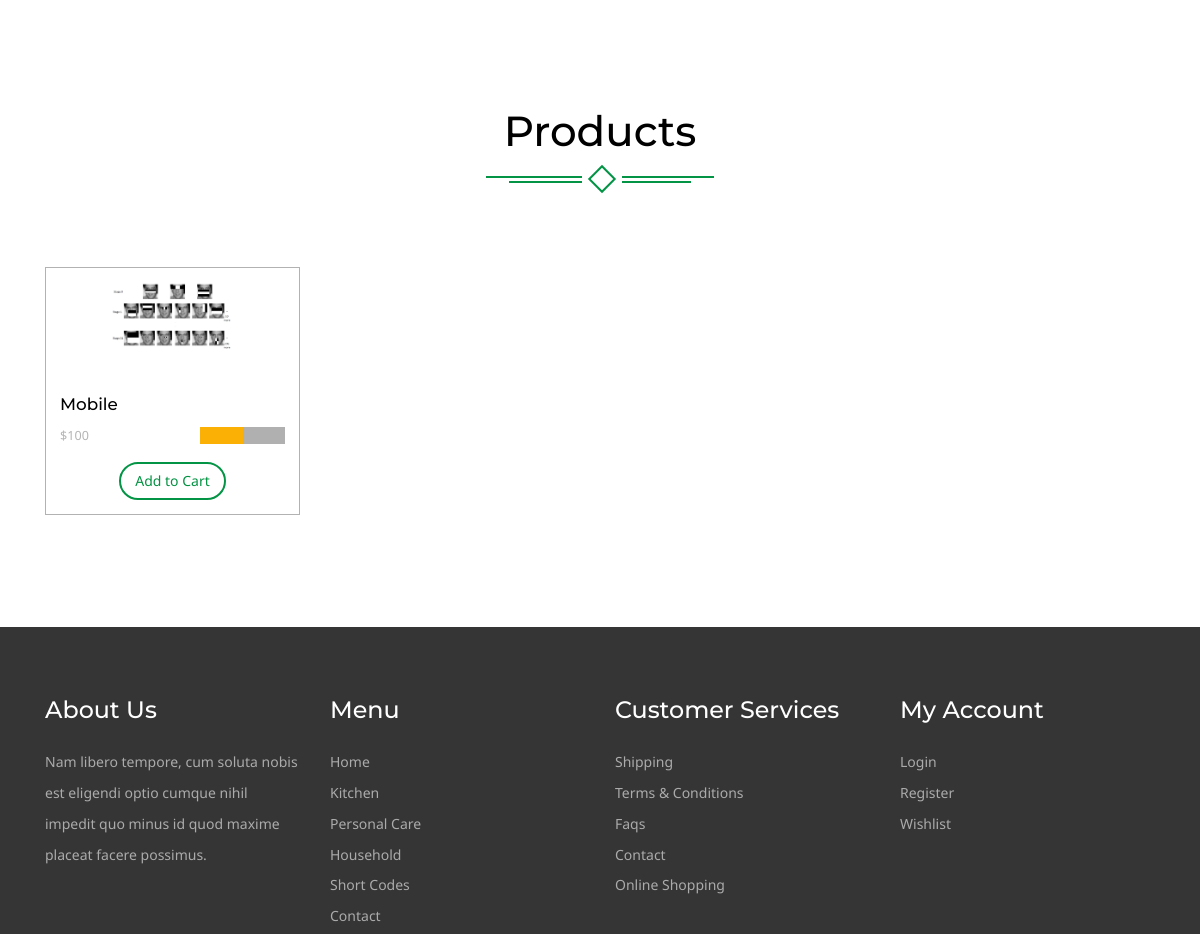
Before: /subcat/Phone (middle part) with the older database file.
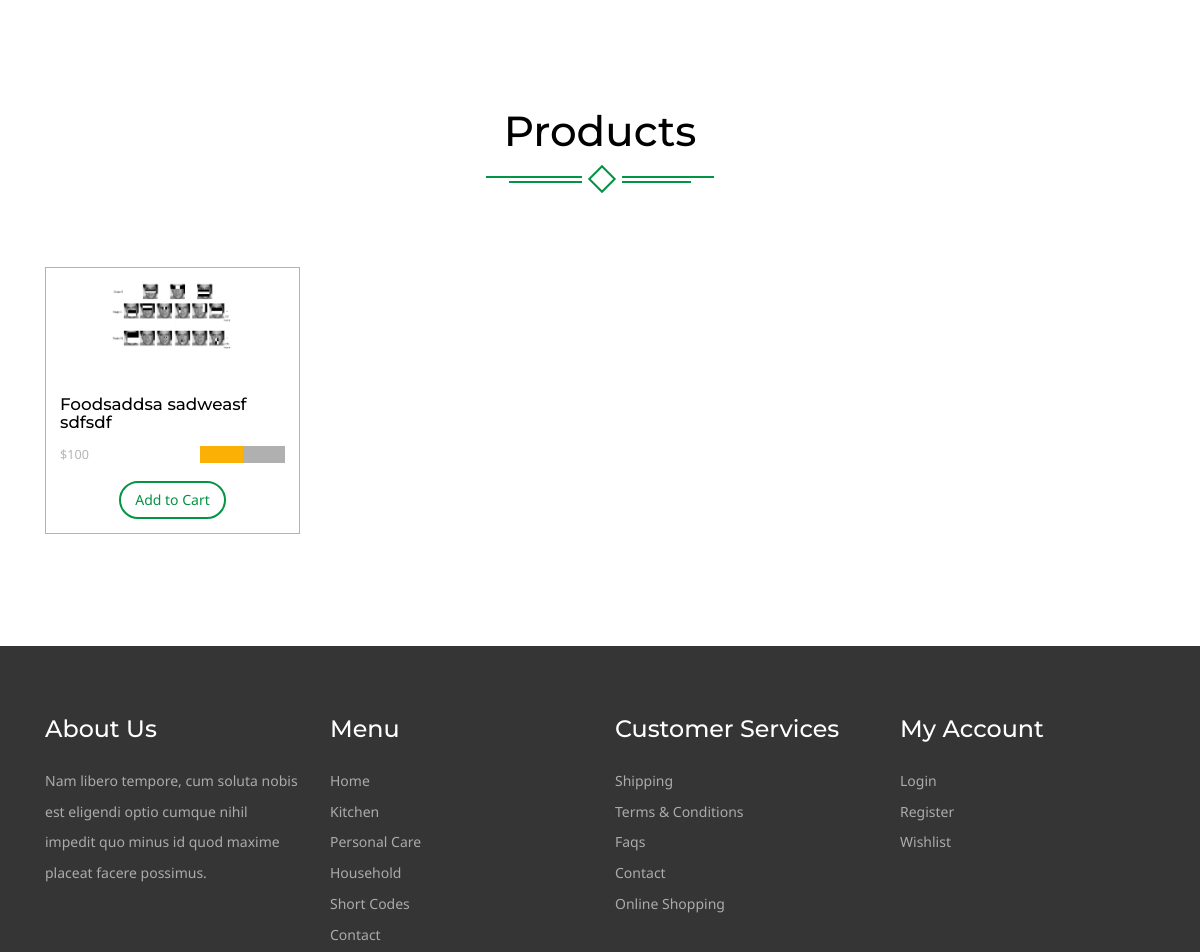
After: the same page with the newer database file.
### home/models.py (models this page shows, shortened)
class Product(models.Model):
	name = models.CharField(max_length = 500)
	image = models.ImageField(upload_to = 'media')
	price = models.IntegerField()
	discounted_price = models.IntegerField(default = 0)
	category = models.ForeignKey(Category,on_delete = models.CASCADE)
	subcategory = models.ForeignKey(SubCategory,on_delete = models.CASCADE)
	description = models.TextField(blank = True)
	status = models.CharField(max_length = 50,choices = (('active','Active'),('','Default')))
	labels = models.CharField(max_length = 500,choices = LABELS,blank = True)
	slug = models.TextField(unique = True)

### home/views.py (the view)
# urls.py: path('subcat/<slug>',SubcategoryView.as_view(),name = 'subcat'),
class SubcategoryView(BaseView):
	def get(self,request,slug):
		subcatid = SubCategory.objects.get(slug = slug).id
		self.views['subcat_product'] = Product.objects.filter(subcategory_id = subcatid)
		return render(request,'kitchen.html',self.views)

### template/kitchen.html (shortened to what this page needs)
{% extends 'base.html' %}
{% load static %}
{% block content %}
		<div class="product">
		<div class="container">
			<div class="spec ">
				<h3>Products</h3>
				<div class="ser-t">
					<span><i></i></span>
				</div>
			</div>
				<div class=" con-w3l agileinf">
					{% for subcat in subcat_product %}
							<div class="col-md-3 pro-1">
								<div class="col-m">
								<a href="#" data-toggle="modal" data-target="#myModal1" class="offer-img">
										<img src="{{subcat.image.url}}" class="img-responsive" alt="">
									</a>
									<div class="mid-1">
										<div class="women">
											<h6><a href="/detail/{{subcat.slug}}">{{subcat.name}}</a></h6>
										</div>
										<div class="mid-2">
											{% if subcat.discounted_price > 0 %}
											<p ><label>${{subcat.price}}</label><em class="item_price">${{subcat.discounted_price}}</em></p>
											{% else %}
											<p ><em class="item_price">${{subcat.price}}</em></p>
											{% endif %}
											  <div class="block">
												<div class="starbox small ghosting"> </div>
											</div>
											<div class="clearfix"></div>
										</div>
											<div class="add">
										   <button class="btn btn-danger my-cart-btn my-cart-b" data-id="24" data-name="Wheat" data-summary="summary 24" data-price="6.00" data-quantity="1" data-image="images/of24.png">Add to Cart</button>
										</div>
									</div>
								</div>
							</div>
					{% endfor %}
							</div>
							<div class="clearfix"></div>
						 </div>
		</div>
{% endblock %}

Changed rows visible on the page:
removed Product: image (picture), name "Mobile", price "100"
added Product: image (picture), name "Foodsaddsa sadweasf sdfsdf", price "100"
